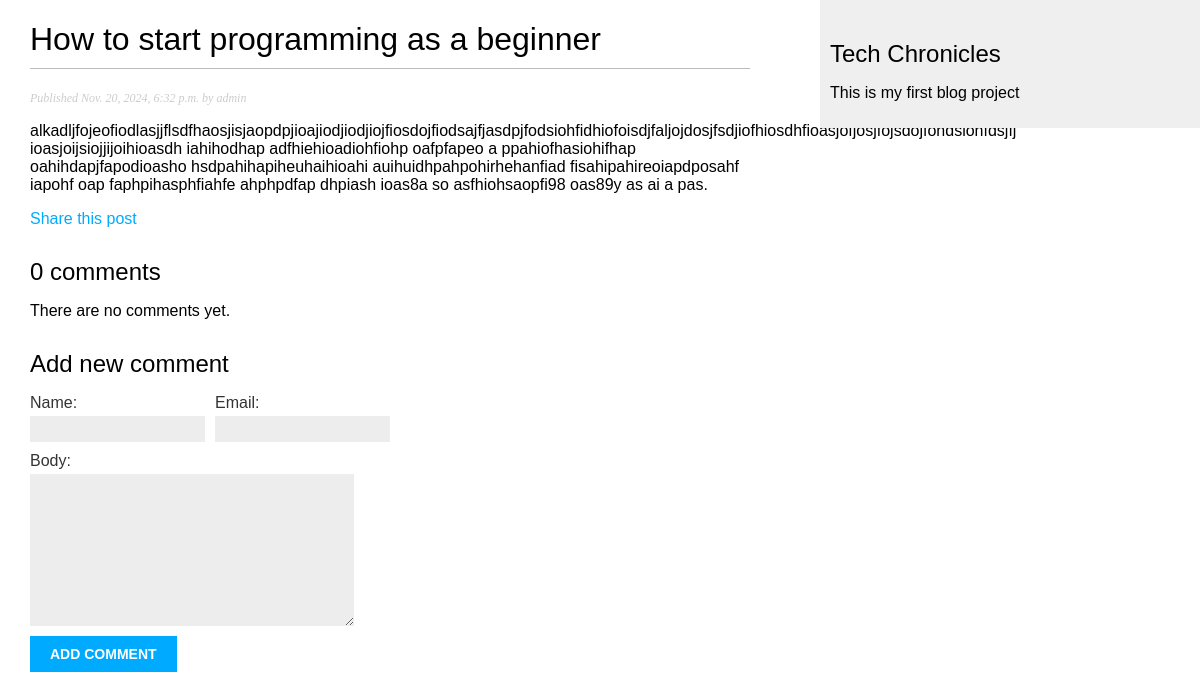
Before: /blog/2024/11/20/how-to-start-programming-as-a-beginner/ with the older database file.
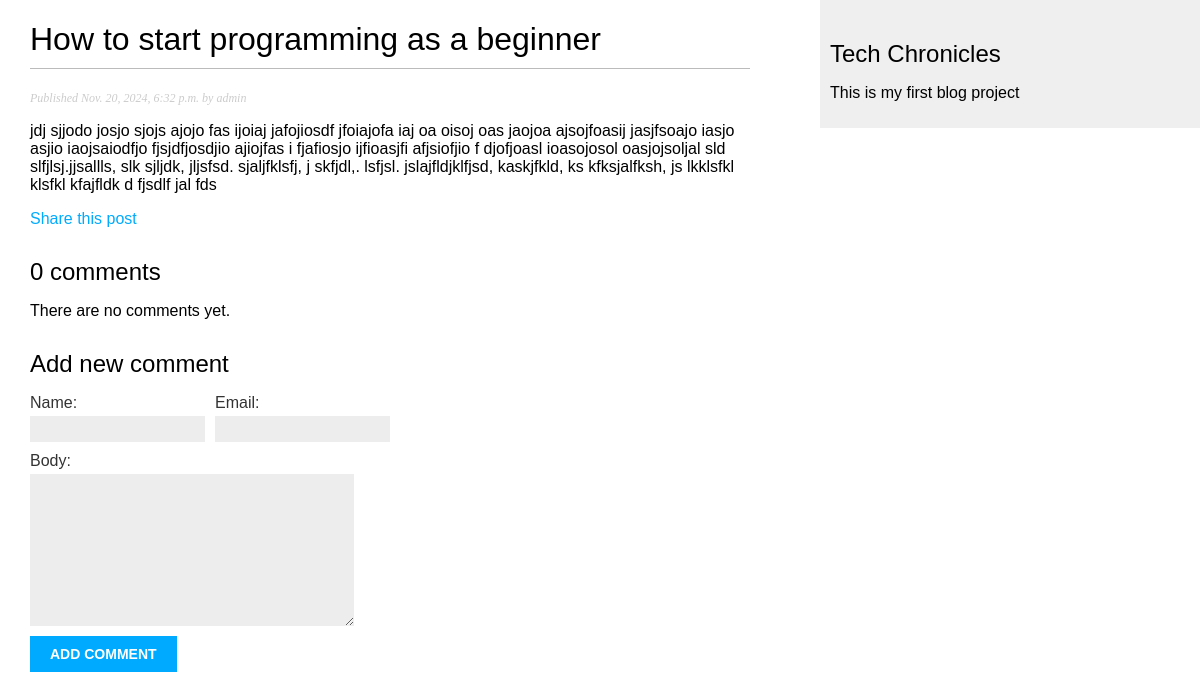
After: the same page with the newer database file.
### blog/models.py (models this page shows, shortened)
class Post(models.Model):
    class Status(models.TextChoices):
        DRAFT = 'DF', 'Draft'
        PUBLISHED = 'PB', 'Published'
    title = models.CharField(max_length=250)
    slug = models.SlugField(max_length=250, unique_for_date='publish')
    author = models.ForeignKey(settings.AUTH_USER_MODEL,
                               on_delete=models.CASCADE,
                               related_name='blog_posts')
    body = models.TextField()
    publish = models.DateTimeField(default=timezone.now)
    created = models.DateTimeField(auto_now_add=True)
    updated = models.DateTimeField(auto_now=True)
    status = models.CharField(max_length=2, choices=Status,
                              default=Status.DRAFT)
    objects = models.Manager()
    published = PublishedManager()
    class Meta:
        ordering = ['-publish']
        indexes = [
            models.Index(fields=['-publish']),
        ]

### blog/views.py (the view)
def post_detail(request, year, month, day, post):
    post = get_object_or_404(Post, status=Post.Status.PUBLISHED,
                             slug=post, publish__year=year,
                             publish__month=month, publish__day=day)
    comments = post.comments.filter(active=True)
    form = CommentForm()
    return render(request, 'blog/post/detail.html',
                  {'post': post, 'comments': comments,'form': form})

### blog/forms.py
class CommentForm(forms.ModelForm):
    class Meta:
        model = Comment
        fields = ['name', 'email', 'body']

### blog/templates/blog/post/detail.html (shortened to what this page needs)
{% extends "blog/base.html" %}
{% block content %}
  <h1>{{ post.title }}</h1>
  <p class="date">Published {{ post.publish }} by {{ post.author }}</p>
  {{ post.body|linebreaks }}
  <p>
    <a href="{% url 'blog:post_share' post.id%}">Share this post</a>
  </p>
  {% with comments.count as total_comments %}
    <h2>{{ total_comments}} comment{{ total_comments|pluralize }}</h2>
  {% endwith %}
  {% for comment in comments %}
    <div class="comment">
      <p class="info">
        Comment {{ forloop.counter }} by {{ comment.name }}
        {{ comment.created }}
      </p>
      {{ comment.body|linebreaks }}
    </div>
  {% empty %}
    <p>There are no comments yet.</p>
  {% endfor %}
  {% include 'blog/post/includes/comment_form.html' %}
{% endblock %}

Changed rows visible on the page:
changed Post "How to start programming as a beginner": body "alkadljfojeofiodlasjjflsdfhaosjisjaopdpjioajiodjiodjiojfiosdojfiodsajfjasdpjfodsiohfidhiofoisdjfaljojdosjfsdjiofhiosdhfioasjofjosjfojsdojfohdsiohfdsjfj ioasjoijsiojjijoihioasdh iahihodhap adfhiehioadiohfiohp oafpfapeo a ppahiofhasiohifhap oahihdapjfapodioasho hsdpahihapiheuhaihioahi auihuidhpahpohirhehanfiad fisahipahireoiapdposahf iapohf oap faphpihasphfiahfe ahphpdfap dhpiash ioas8a so asfhiohsaopfi98 oas89y as ai a pas." → "jdj sjjodo josjo sjojs ajojo fas ijoiaj jafojiosdf jfoiajofa iaj oa oisoj oas jaojoa ajsojfoasij jasjfsoajo iasjo asjio iaojsaiodfjo fjsjdfjosdjio ajiojfas i fjafiosjo ijfioasjfi afjsiofjio f djofjoasl ioasojosol oasjojsoljal sld slfjlsj.jjsallls, slk sjljdk, jljsfsd. sjaljfklsfj, j skfjdl,. lsfjsl. jslajfldjklfjsd, kaskjfkld, ks kfksjalfksh, js lkklsfkl klsfkl kfajfldk d fjsdlf jal fds"
